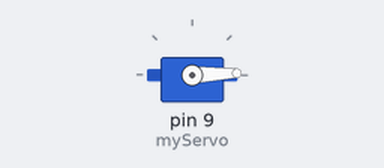
Simulated run of this sketch. Board: Arduino Uno, built with avr-gcc and run on an emulated ATmega328P. Shown: servo.

Above: at 0.05 s.
At 1.75 s:
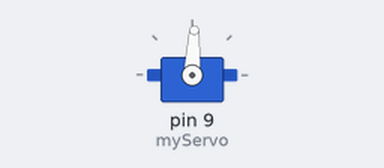
At 3.45 s:
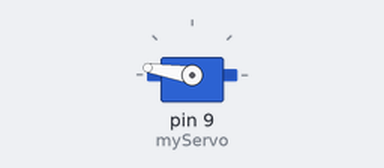
At 6.9 s:
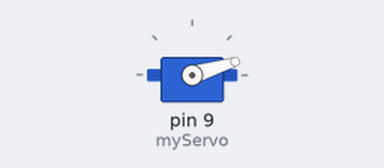
Timing chart, 0 to 9.4 s (numbered marks = the images above):
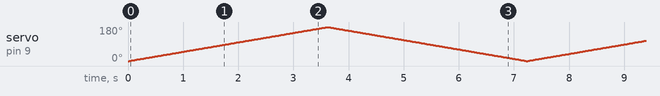

The sketch:

servo.ino
```cpp
//use of this library disables the use of analogWrite()[PWM]
//functionality on pins 9 and 10
//whether or not those pins are connected to a servo motor
#include <Servo.h>

// Create servo object to control a servo
Servo myServo;

// Variable to store the current position
int pos;

void setup() {
  // Attaches servo on pin 9 to servo object
  myServo.attach(9);
}

void loop() {
  setServo();
  // left = 180
  // right = 90
  // straight = 0
}

/*
 * Set servo motor at a particular angular position
 *    param:  targetPos - the angle you want to set it to
 */
void setServo(){
  //make the servor motor turn 1 degree every 15 milliseconds
  //until it reaches the target position

int targetPos = 180;
  for(pos = 0; pos < targetPos; pos += 1)
  {
    myServo.write(pos);
    delay(20);
  }

  for(pos = targetPos; pos > 0; pos -= 1)
  {
    myServo.write(pos);
    delay(20);
  }
}
```
